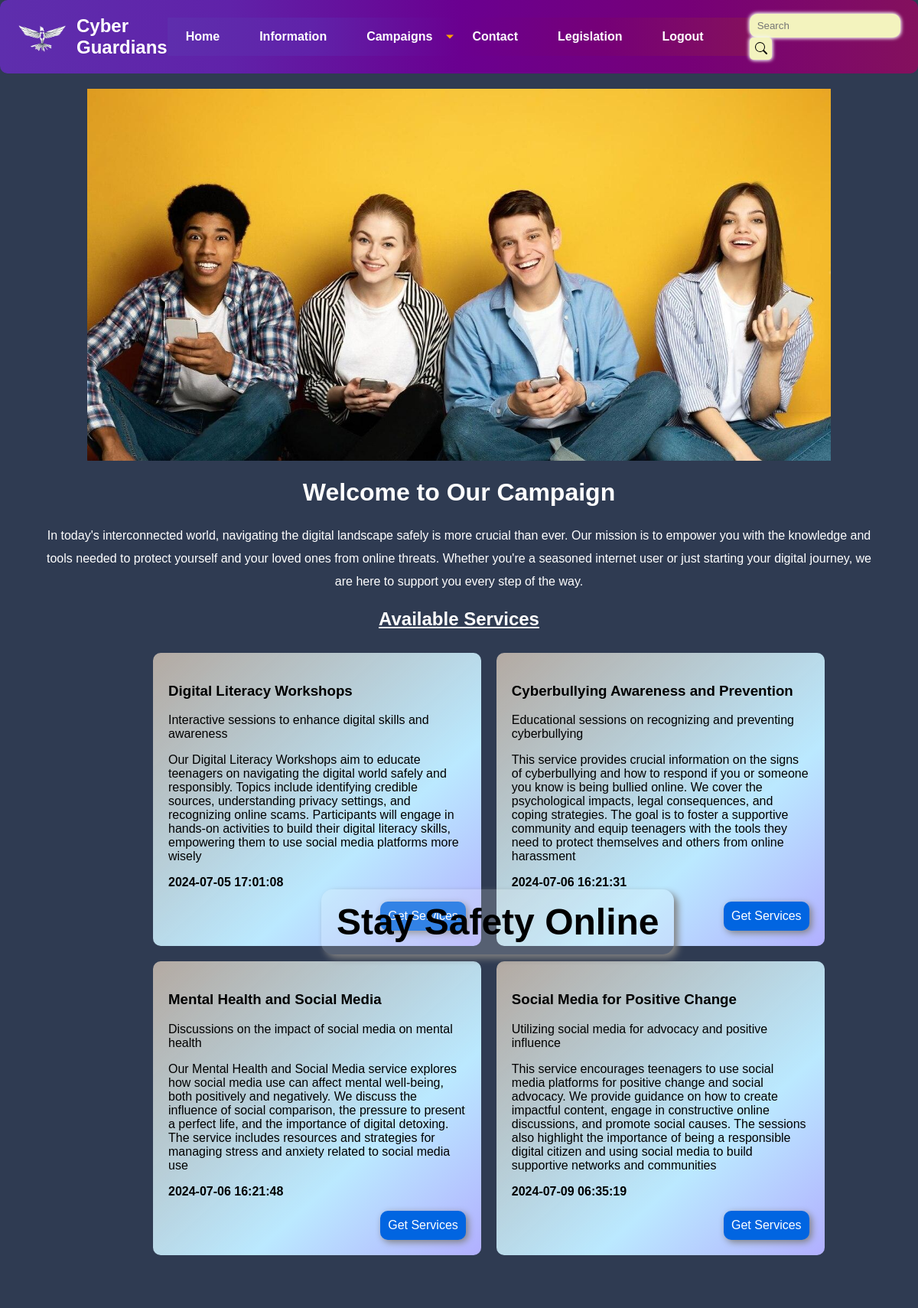
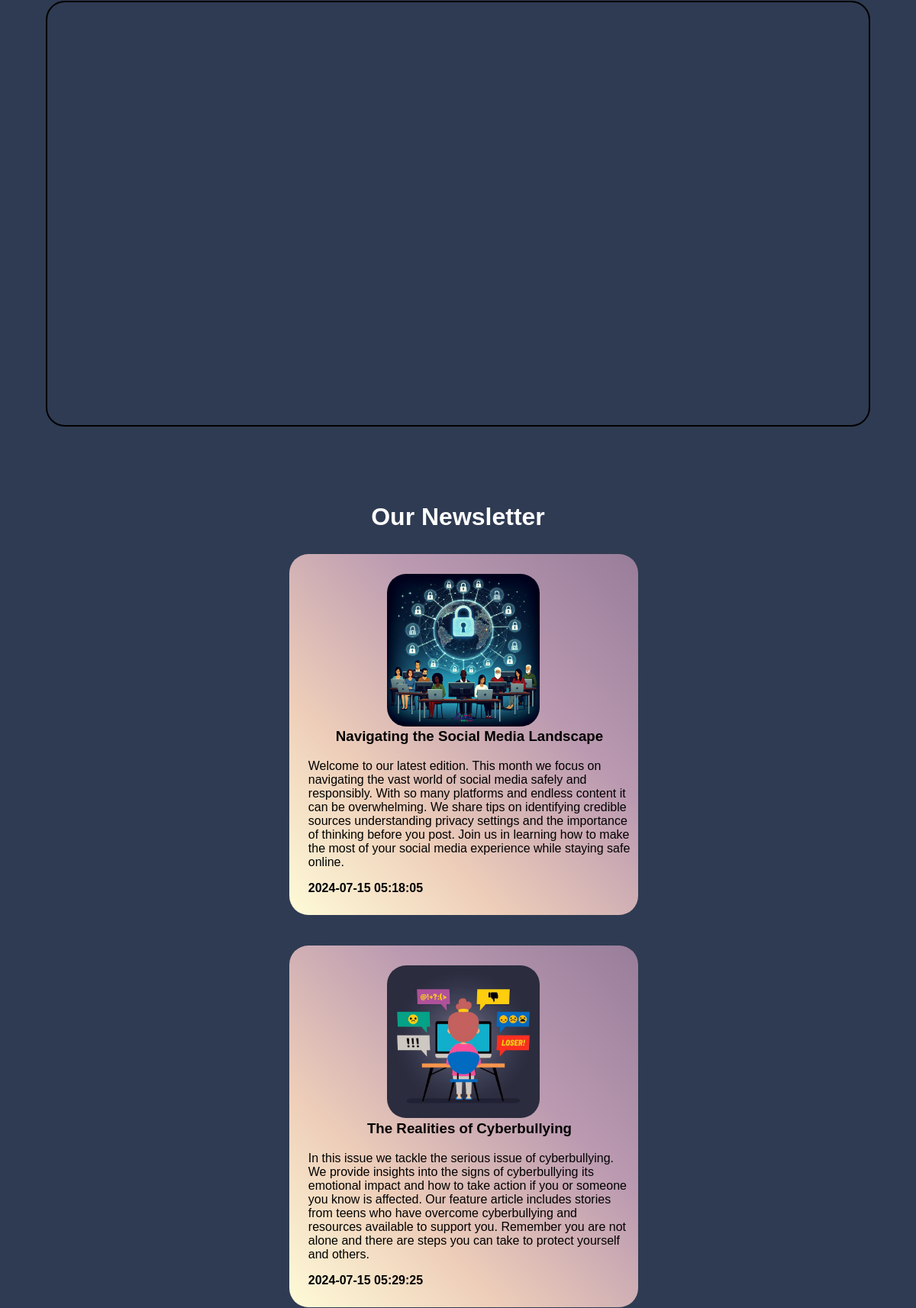
/home.php (signed in, upper part), run on the app's committed database (2 pictures, top to bottom).
### tables this page shows
CREATE TABLE `service` (
  `id` int(11) NOT NULL,
  `title` varchar(500) NOT NULL,
  `description` varchar(500) NOT NULL,
  `info` varchar(1000) NOT NULL,
  `createdat` timestamp NOT NULL DEFAULT current_timestamp()
);

CREATE TABLE `newsletter` (
  `id` int(11) NOT NULL,
  `title` varchar(500) NOT NULL,
  `content` varchar(2000) NOT NULL,
  `image` varchar(200) NOT NULL,
  `publishdate` timestamp NOT NULL DEFAULT current_timestamp()
);

### home.php (the view, shortened to what this page needs)
<!DOCTYPE html>
<?php
$email = $_SESSION['email'];
include("dbconnect.php");
$sql = "SELECT * from service";
$resService = $conn->query($sql);
$sql2 = "SELECT * from newsletter";
$resNews = $conn->query($sql2);
$sub = 0;
$sql1 = "SELECT * from member WHERE email='$email'";
$resSub = $conn->query($sql1);
if ($resSub->num_rows > 0) {
    $row1 = $resSub->fetch_assoc();
    $sub = $row1['subscription'];
}
?>
<html lang="en">
<head>
    <link rel="stylesheet" href="home.css">
</head>
<body>
    <nav>
        <img src="images/logo.png" alt="">
        <h1>Cyber Guardians</h1>
        <ul>
            <li class="link"><a href="home.php">Home</a></li>
            <li class="link"><a href="information.php">Information</a></li>
            <li>
                Campaigns
            </li>
            <li class="link"><a href="contact.php">Contact</a></li>
            <li class="link"><a href="legislation.php">Legislation</a></li>
            <li class="link"><a href="logout.php">Logout</a></li>
        </ul>
        <div class="searchBox">
            <input class="searchInput" type="text" name="" placeholder="Search">
            <button class="searchButton" href="#">
                <i class="material-icons">
                    <svg xmlns="http://www.w3.org/2000/svg" width="16" height="16" fill="currentColor" class="bi bi-search" viewBox="0 0 16 16">
                        <path d="M11.742 10.344a6.5 6.5 0 1 0-1.397 1.398h-.001q.044.06.098.115l3.85 3.85a1 1 0 0 0 1.415-1.414l-3.85-3.85a1 1 0 0 0-.115-.1zM12 6.5a5.5 5.5 0 1 1-11 0 5.5 5.5 0 0 1 11 0" />
                    </svg>
                </i>
            </button>
        </div>
    </nav>
    <main>
        <section id="home">
            <div class="slider">
                <img src="images/kid-social3.jpeg" alt="">
                <h1>Stay Safety Online</h1>
            </div>
            <h2 class="campaign head">Welcome to Our Campaign</h2>
            <p class="campaign">In today's interconnected world, navigating the digital landscape safely is more crucial
                than ever. Our mission is to empower you with the knowledge and tools needed to protect yourself and
                your loved ones from online threats. Whether you're a seasoned internet user or just starting your
                digital journey, we are here to support you every step of the way.</p>
            <h2 id="ser">Available Services</h2>
            <?php
            if ($resService->num_rows > 0) {
            ?>
                <div class="web-web">
                    <?php
                    while ($rowSer = $resService->fetch_assoc()) {
                    ?>
                        <div class="web-service">
                            <h3><?php echo $rowSer['title']; ?></h3>
                            <p>
                                <?php echo $rowSer['description']; ?>
                            </p>
                            <p><?php echo $rowSer['info']; ?></p>
                            <p><strong><?php echo $rowSer['createdat']; ?></strong></p>
                            <a href="contact.php">
                                Get Services
                            </a>
                        </div>
                    <?php
                    }
                    ?>
                </div>
            <?php
            }
            ?>
            <div class="video">
                <iframe width="100%" height="550" src="https://www.youtube.com/embed/JpfEBQn2CjM" title="Pause, think and act -  - Cyber security awareness video - Security Quotient" frameborder="0" allow="accelerometer; autoplay; clipboard-write; encrypted-media; gyroscope; picture-in-picture; web-share" allowfullscreen></iframe>
            </div>
            <section>
                <?php
                if ($sub == 1) {
                ?>
                    <h2 id="news">Our Newsletter</h2>
                    <?php
                    if ($resNews->num_rows > 0) {
                    ?>
                        <div class="newsletter-container">
                            <?php
                            while ($rowNews = $resNews->fetch_assoc()) {
                            ?>
                                <div class="newsletter">
                                    <div class="newsletter-img">
                                        <p><img src="<?php echo "images\\" . $rowNews['image']; ?>" width="200px"></p>
                                    </div>
                                    <div class="newsletter-content">
                                        <h3><?php echo $rowNews['title']; ?></h3>
                                        <p>
                                            <?php echo $rowNews['content']; ?>
                                        </p>
                                        <p><strong><?php echo $rowNews['publishdate']; ?></strong></p>
                                    </div>
                                </div>
                            <?php
                            }
                            ?>
                        </div>
                    <?php
                    }
                }
                ?>
            </section>
            <br><br>
            <br>
            <br><br>
        </section>
    </main>
</body>
</html>

### home.css (style rules this page uses)
* { cursor: url(https://cdn.custom-cursor.com/db/9387/32/among-us-minion-pointer.png), auto; }
body { font-family: "Arial", sans-serif; margin: 0; padding: 0; background-color: #2F3B52; color: rgb(255, 255, 255); }
nav { box-sizing: border-box; width: 100%; display: flex; justify-content: space-between; background: linear-gradient(90deg, #5e2ead 0%, #6022a9 25%, #6a0090 50%, #760077 75%, #84105d 100%); align-items: center; border-radius: 10px; position: sticky; top: 0; z-index: 1000; }
nav>h1 { color: white; margin-left: 10px; }
nav ul { list-style: none; padding: 16px; margin: 0; flex: 1; justify-content: center; }
nav li, nav li a { color: white; transition: 0ms; text-decoration: none; white-space: nowrap; font-weight: 700; }
nav li a { display: flex; align-items: center; height: 100%; width: 100%; }
nav li { padding-right: 36px; }
nav li::before { content: ""; width: 0; height: 0; border-left: 5px solid transparent; border-right: 5px solid transparent; border-top: 5px solid #ffa500; position: absolute; right: 8px; top: 50%; transform: translateY(-50%); }
nav .link::before { padding-right: 0; display: none; }
nav>ul { display: flex; height: var(--menu-height); align-items: center; background: linear-gradient(90deg, #5e2ead 0%, #6022a9 25%, #6a0090 50%, #760077 75%, #84105d 100%); }
nav>ul li { position: relative; margin: 0 8px; }
nav img { width: 70px; height: 70px; margin-left: 20px; }
main { width: 90%; margin: 0 auto; padding: 20px; min-height: 56.8dvh; }
.campaign { text-align: center; font-size: 1rem; line-height: 30px; }
.head { font-size: 2rem; }
.stay-safe-online>h2, p { text-align: center; width: 100%; }
.slider>img { width: 90%; height: 50%; position: relative; display: block; margin: 0 auto; }
.slider>h1 { position: absolute; padding: 15px 20px; top: 15%; left: 35%; color: #000000; font-size: 3rem; box-shadow: 5px 5px 10px grey; background-color: rgba(244, 244, 244, 0.2); border-radius: 15px; }
.web-web { display: flex; flex-wrap: wrap; width: 90%; margin: 0 auto; margin-left: 120px; }
.web-service { flex-direction: column; color: rgb(0, 0, 0); width: 40%; background: linear-gradient(to right bottom, #ffe9d0a3 0%, #BBE9FF 65%, #B1AFFF 100%); margin-left: 20px; margin-bottom: 20px; padding: 20px; border-radius: 10px; text-align: left; }
.web-service>p { text-align: left; }
.web-service a { float: right; text-decoration: none; padding: 10px; background-color: #0165E1; border-radius: 10px; box-shadow: 3px 3px 10px grey; color: white; }
#news { text-align: center; margin-bottom: 30px; font-size: 2rem; }
#ser { text-align: center; margin-bottom: 30px; text-decoration: underline; }
.newsletter-container { width: 90%; margin: 0 auto; display: flex; flex-wrap: wrap; justify-content: center; align-items: center; }
.newsletter { display: flex; width: 45%; margin: 0 auto; flex-direction: column; align-items: center; background: linear-gradient(to left bottom, #987D9A 0%, #BB9AB1 35%, #EECEB9 70%, #FEFBD8 100%); margin: 0px 10px 40px 25px; padding: 10px; border-radius: 25px; }
.newsletter-img { height: 200px; }
.newsletter-img img { border-radius: 25px; margin-bottom: 10px; margin-left: 10px; display: block; margin: 0 auto; }
.newsletter-content { margin-left: 15px; color: black; }
.newsletter-content h3 { text-align: center; }
.info-text h3, p { text-align: left; }
.video { border: 2px solid black; border-radius: 25px; margin-top: 50px; margin-bottom: 100px; }
.video iframe { border-radius: 25px; padding: 0; }
.searchBox { margin-right: 25px; }
.searchBox input[type="text"] { padding: 8px 10px; outline: none; border: none; border-radius: 10px; background-color: rgb(243, 243, 190); box-shadow: 1px 1px 5px whitesmoke, -1px -1px 5px whitesmoke; margin-right: 5px; }
.searchBox button { padding: 3px 3px 7px 5px; outline: none; border: none; border-radius: 5px; background-color: rgb(243, 243, 190); box-shadow: 1px 1px 5px whitesmoke, -1px -1px 5px whitesmoke; }
.searchBox button svg { margin: 0 auto; margin: 3px 3px -3px 2px; }

### data on the page
service: title "Digital Literacy Workshops", description "Interactive sessions to enhance digital skills and awareness", info "Our Digital Literacy Workshops aim to educate teenagers on navigating the digital world safely and responsibly. Topics include identifying credible sources, understanding privacy settings, and recognizing online scams. Participants will engage in hands-on activities to build their digital literacy skills, empowering them to use social media platforms more wisely", createdat "2024-07-05 17:01:08"
service: title "Cyberbullying Awareness and Prevention", description "Educational sessions on recognizing and preventing cyberbullying", info "This service provides crucial information on the signs of cyberbullying and how to respond if you or someone you know is being bullied online. We cover the psychological impacts, legal consequences, and coping strategies. The goal is to foster a supportive community and equip teenagers with the tools they need to protect themselves and others from online harassment", createdat "2024-07-06 16:21:31"
service: title "Mental Health and Social Media", description "Discussions on the impact of social media on mental health", info "Our Mental Health and Social Media service explores how social media use can affect mental well-being, both positively and negatively. We discuss the influence of social comparison, the pressure to present a perfect life, and the importance of digital detoxing. The service includes resources and strategies for managing stress and anxiety related to social media use", createdat "2024-07-06 16:21:48"
service: title "Social Media for Positive Change", description "Utilizing social media for advocacy and positive influence", info "This service encourages teenagers to use social media platforms for positive change and social advocacy. We provide guidance on how to create impactful content, engage in constructive online discussions, and promote social causes. The sessions also highlight the importance of being a responsible digital citizen and using social media to build supportive networks and communities", createdat "2024-07-09 06:35:19"
newsletter: image (picture), title "Navigating the Social Media Landscape", content "Welcome to our latest edition. This month we focus on navigating the vast world of social media safely and responsibly. With so many platforms and endless content it can be overwhelming. We share tips on identifying credible sources understanding privacy settings and the importance of thinking before you post. Join us in learning how to make the most of your social media experience while staying safe online.", publishdate "2024-07-15 05:18:05"
newsletter: image (picture), title "The Realities of Cyberbullying", content "In this issue we tackle the serious issue of cyberbullying. We provide insights into the signs of cyberbullying its emotional impact and how to take action if you or someone you know is affected. Our feature article includes stories from teens who have overcome cyberbullying and resources available to support you. Remember you are not alone and there are steps you can take to protect yourself and others.", publishdate "2024-07-15 05:29:25"
